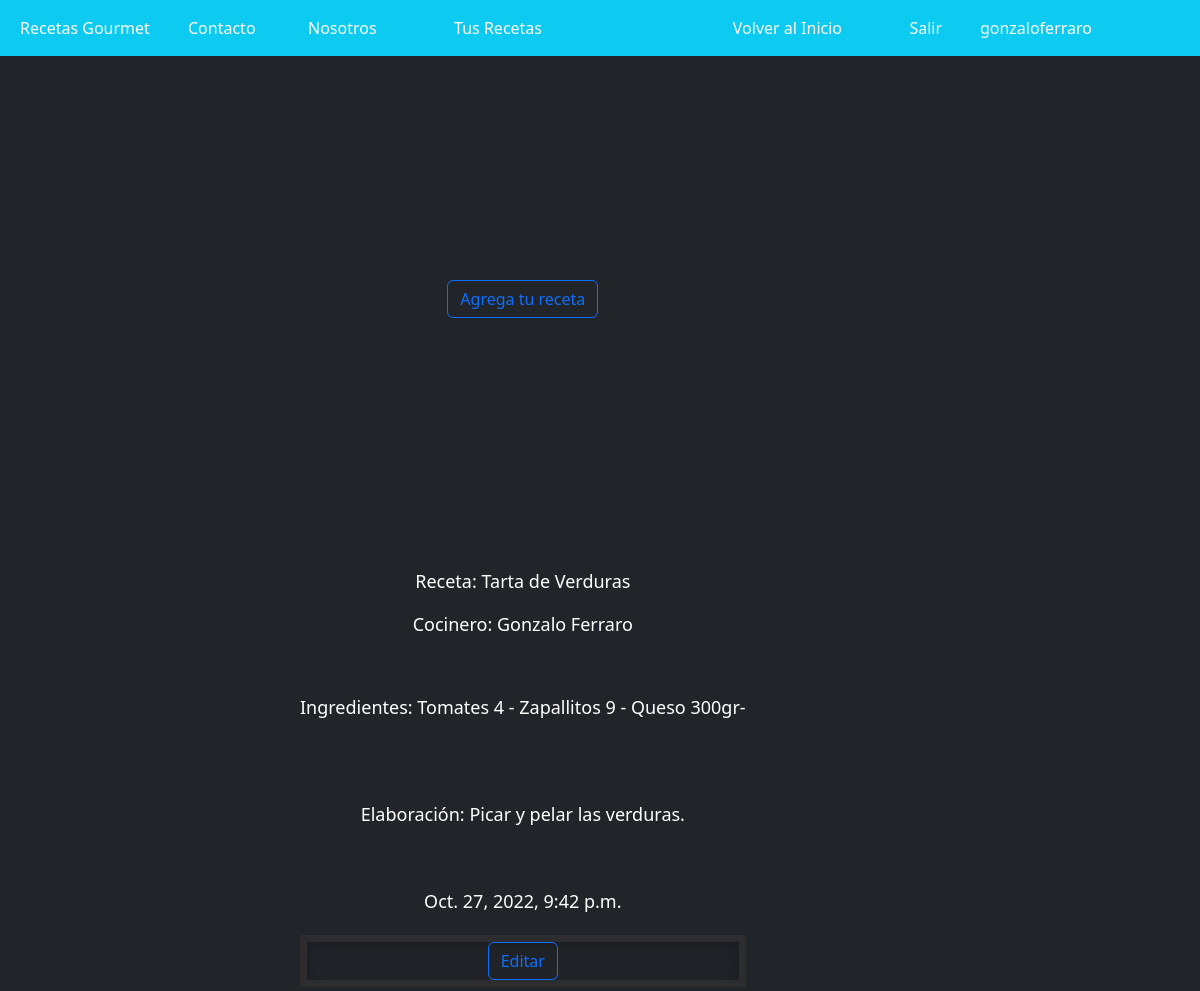
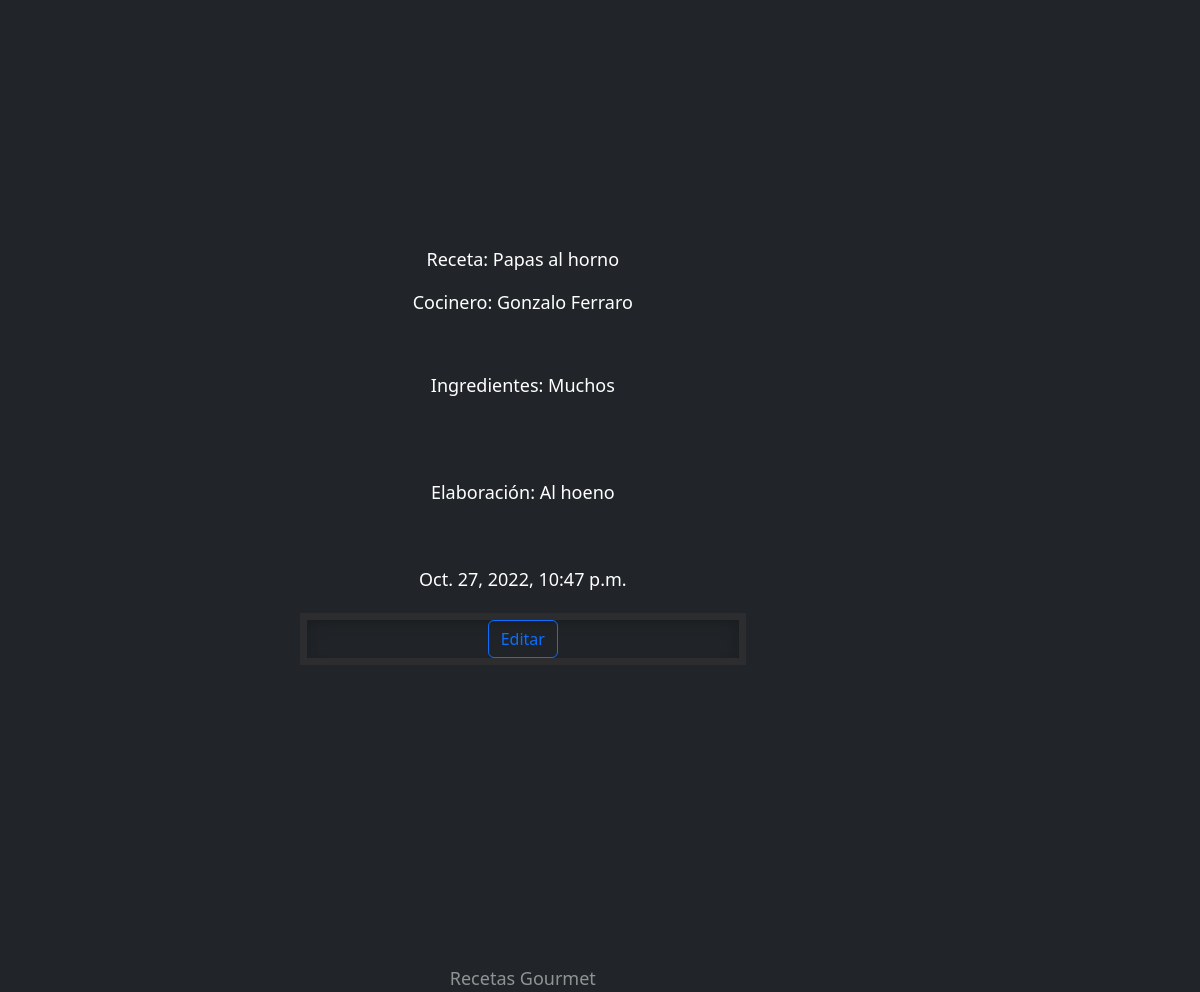
Screenshot of /Blog/tus_recetas/ (signed in) with the database file from the repository (2 pictures, top to bottom).
### Blog/models.py (models this page shows)
class Receta_Amateur(models.Model):
    nombre = models.CharField(max_length=80)
    ingrediente = models.CharField(max_length=5000, null=True, blank = True)
    texto = models.CharField(max_length=5000)
    autor = models.CharField(max_length=30)
    fecha = models.DateTimeField(auto_now_add=True)
    us = models.CharField(max_length=30,null=True, blank=True)
    nivel = 'amateur'

### Blog/views.py (the view)
# urls.py: path('tus_recetas/', tus_recetas),
@login_required
def tus_recetas(request):
    rec = Receta_Amateur.objects.all()
    return render(request, "tus_recetas.html",{"recetas":rec})

### Blog/template/tus_recetas.html (shortened to what this page needs)
{% extends "home.html"%}
    {% load static %}
{% block contenido %}
<body class="d-flex h-100 text-center text-bg-dark" >
            <div class="list-group-item" style="position: relative;left:300px">
            <a class= "btn btn-outline-primary" style="position: relative;top:200px;" aria-current="page" href="/Blog/agregar_receta/">Agrega tu receta</a>
                {% if recetas %}
                    {% for r in recetas %}
                        <div style="position: relative; top:450px">
                            <p>
                                Receta:  {{r.nombre}}
                            </p>
                            <p >
                                Cocinero:  {{r.autor}}
                            </p>
                            <div style="position: relative; top:40px">
                                Ingredientes:
                                {{r.ingrediente}}
                            </div>
                            <div class= "justify-content-center" style="position: relative; top:120px">
                                Elaboración: {{r.texto}}
                            </div>
                            <div style="position: relative; top:180px">
                                {{r.fecha}}
                            </div>
                            <div class="list-group" style="position:relative; top:200px">
                                <div class="borde">
                                    <a  href="/Blog/editar_tus_recetas/{{r.id}}" class= "btn btn-outline-primary" style="position: relative;">Editar</a>
                                </div>
                            </div>
                    {%endfor%}
                {% endif %}
            <footer class="mt-auto text-white-50" style="position:relative;top:500px">
                <p>Recetas Gourmet </p>
            </footer>
</body>
</html>
{% endblock %}

### Blog/template/home.html (shortened to what this page needs)
<!DOCTYPE html>
<html lang="en">
<head>
    {% load static %}
    <link rel="stylesheet" href="{%static 'css/bootstrap.min.css'%}">
    <link rel="stylesheet" href="{%static 'css/myestilo.css'%}">
</head>
<body class="d-flex h-100 text-center text-bg-dark">
    <nav class="navbar navbar-expand-md navbar-dark fixed-top bg-info">
        <div class="container-fluid">
            <div class="collapse navbar-collapse" id="navbarCollapse">
                <ul class="navbar-nav me-auto mb-2 mb-md-0">
                    <li class="nav-item">
                        <a class="nav-link active" aria-current-="page" href="/Blog/recetas/">Recetas Gourmet</a>
                    </li>
                    <li class="nav-item" style="position: absolute; left: 180px">
                        <a class="nav-link active" aria-current="page" href="/Blog/contacto/">Contacto</a>
                    </li>
                    <li class="nav-item" style="position: absolute; left: 300px">
                        <a class="nav-link active" aria-current="page" href="/Blog/nosotros/">Nosotros</a>
                    </li>
                    <li class="nav-item" style="position: absolute; right: 650px">
                        <a class="nav-link active" aria-current="page" href="/Blog/tus_recetas/">Tus Recetas</a>
                    </li>
                    <li class="nav-item">
                        <a class="nav-link active" style="position: absolute; right: 350px" aria-current-="page" href="/Blog/">Volver al Inicio</a>
                    </li>
                    <li class="nav-item" style="position: absolute; right: 100px">
                        <a class="nav-link active" aria-current="page" href="/Blog/perfil/">{{ user.username }}</a>
                    </li>
                    <li class="nav-item" style="position: absolute; right: 250px">
                        <a class="nav-link active" aria-current="page" href="/Blog/logout/">Salir</a>
                    </li>
                </ul>
            </div>
        </div>
    </nav>
    <div class="contenido1">
        {% block contenido %}{% endblock %}
</body>
</html>

### Blog/static/css/myestilo.css (style rules this page uses)
.borde { border: solid rgba(97, 78, 78, 0.192); border-width: 7px ; box-shadow: inset 0 .5em 1.5em rgba(0, 0, 0, .1), inset 0 .125em .5em rgba(0, 0, 0, .15); }
.contenido1 { position: relative; top: 80px; font-size: 1.125rem; }

### Blog/template/tus_recetas.html (style rules this page uses)
body { background-image: url("https://img.freepik.com/premium-photo/side-view-black-brick-wall-lit-by-light-from-window_160360-1283.jpg?w=2000"); background-position: center 25%; background-size: cover; }

### rows the page displays
Receta_Amateur: nombre "Tarta de Verduras", autor "Gonzalo Ferraro", ingrediente "Tomates 4 - Zapallitos 9 - Queso 300gr-", texto "Picar y pelar las verduras.", fecha "Oct. 27, 2022, 9:42 p.m."
Receta_Amateur: nombre "Papas al horno", autor "Gonzalo Ferraro", ingrediente "Muchos", texto "Al hoeno", fecha "Oct. 27, 2022, 10:47 p.m."

### other values shown
{{ user.username }} "gonzaloferraro"
